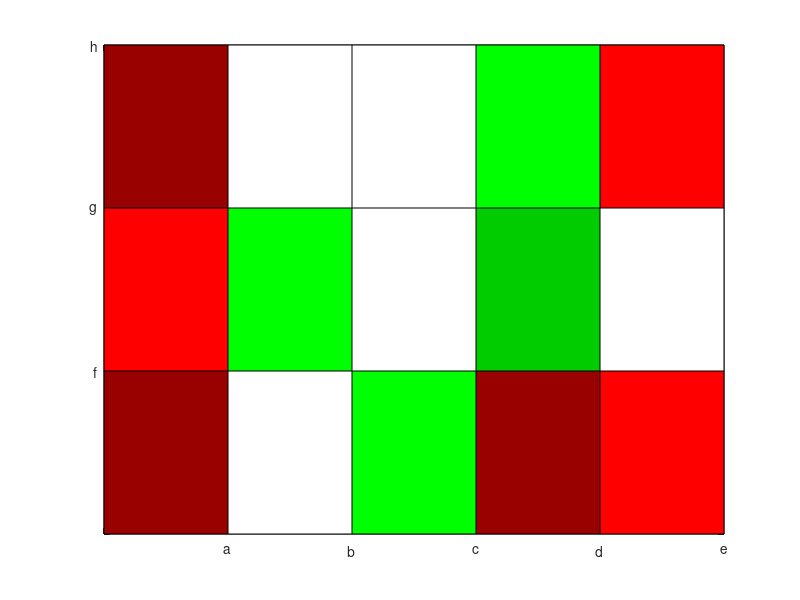

Write the MATLAB code that produced this figure.
%Generate the X and Y grid arrays using the MESHGRID function.

x = [1:6];

y = [1:4];

[X,Y] = meshgrid(x,y)

%Note that size(Z) is the same as size(x) and size(y)

Z = [1 0 -2 1 2 1;2 -2 0 -1 0 1;1 0 0 -2 2 1;1 1 1 1 1 1];

% create a colormap having RGB values of dark green,

%light green, white, dark red and light red.

map2 = [0 1 0; 0 0.8 0;1 1 1;0.6 0 0;1 0 0 ];

%use the user defined colormap for figure.

colormap(map2);

%plot the figure

pcolor(X,Y,Z);

%set the x and y labels

set(gca,'XTick',[1 2 3 4 5 6],'YTick',[1 2 3 4],'XTicklabel',[' ';'a';'b'; 'c'; 'd';'e'],'YTicklabel',[' ';'f';'g';'h']);

%set the color limits

caxis([-2 2])
